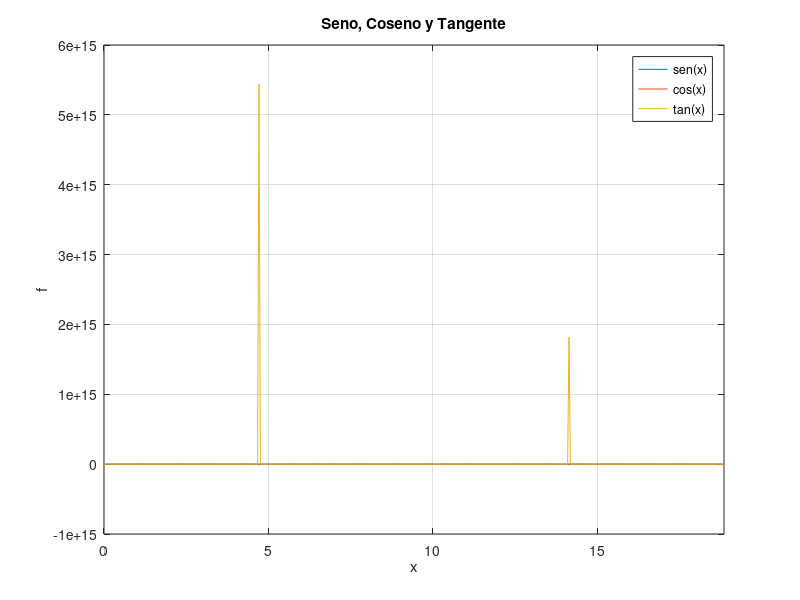

Write MATLAB code to recreate this figure.
%Ejemplos de gráficas en 2D - Usando la función fplot
%% Ejemplo 1
clc
clear
f = @(x) x-5*(-exp(-x));
fplot(f,[0 6]);
%El primer argumento de fplot es la función a graficar y el segundo es el
%intervalo de la gráfica.
xlabel('x');
ylabel('y');
title('Gráfica usando fplot');
grid on
disp('ABC');

%% Ejemplo 2
fplot(@(x) sin(1./x),[0.01 0.1]);
xlabel('x');
ylabel('y');
title('Gráfica usando fplot');
grid on

%% Ejemplo 3
%Graficamos varias en una misma figura
clc
clear
fplot(@(x) [sin(x), cos(x), tan(x)],[0, 6*pi]);
xlabel('x');
ylabel('f');
legend('sen(x)','cos(x)','tan(x)');
title('Seno, Coseno y Tangente');
grid on

